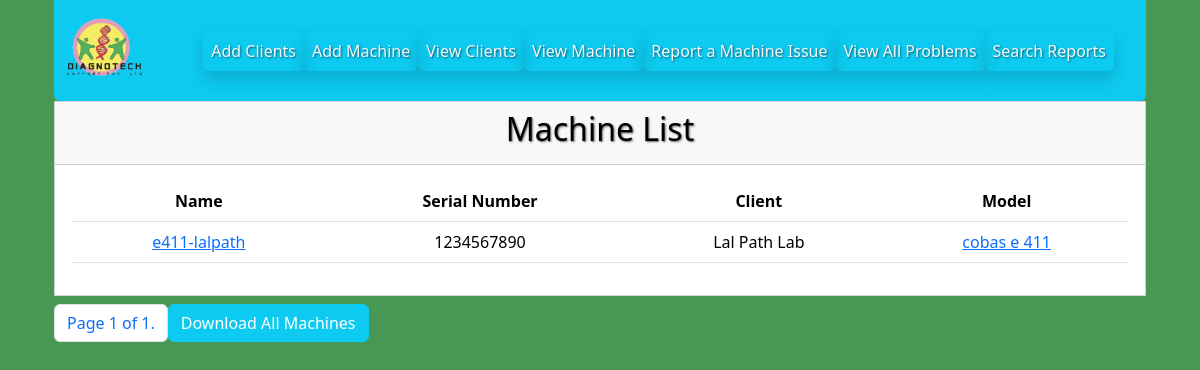
Screenshot of /machines/ (signed in) with the database file from the repository.
### digidiagno/models/machinemodel.py (models this page shows, shortened)
class MachineModel(models.Model):
        machine_name = models.CharField( max_length=50, unique=True)
        machine_serial_number = models.CharField(max_length=50, unique=True)
        client = models.ForeignKey(ClientModel, null=True, blank=True, related_name='machine', on_delete=models.CASCADE)
        model = models.CharField(max_length=100, choices=status_choices, default='Processing')
        install_location = models.CharField(max_length=50, null=True, blank=True)
        class Meta:
            ordering = ['-id']

### digidiagno/models/clientmodel.py (models this page shows, shortened)
class ClientModel(models.Model):
    client_name = models.CharField( max_length=50)
    client_address = models.CharField( max_length=50)
    client_contact = models.CharField( max_length=50)
    contact_number = models.CharField(max_length=50, blank=True, null=True)
    contact_email = models.CharField(max_length=50, blank=True, null=True)
    warranty_amc_status = models.CharField(max_length=50, choices=choice, blank=True, null=True)
    class Meta:
            ordering = ['-id']
    def __str__(self):
                return self.client_name

### digidiagno/views/machineview.py (the view)
# urls.py: path('machines/', MachineView.view_machine, name='view_machine'),
    @login_required
    def view_machine(request):
       machine =  MachineModel.objects.all()
       paginator = Paginator(machine,25)
       page_number = request.GET.get('page')
       page_obj = paginator.get_page(page_number)
       return render(request, 'view_machine.html', {'machine':page_obj, 'page_obj':page_obj})

### digidiagno/templates/view_machine.html (shortened to what this page needs)
    {% extends 'base.html' %}
    {% block content %}
    {% if user.is_authenticated %}
    {% include "header.html" %}
    {% else %}
    <p>You are not logged in! Please login first</p>
    <a href="{% url 'login' %}"><button>
        Go To Login
    </button></a>
    {% endif %}
        <div class="container">
            <div class="row justify-content-center">
                <div class="col-12">
                    <div class="card text-center rounded-0 ">
                        <div class="card-header text-black"> <h2 class="h2 text-black">Machine List</h2></div>
                        <div class="card-body table-responsive">
                                <table class="table" >
                                    <tr>
                                        <th>Name</th>
                                        <th>Serial Number</th>
                                        <th>Client</th>
                                        <th>Model</th>
                                    </tr>
                                {% for x in machine %}
                                        <tr>
                                        <td>
                                            <a href="{% url 'machine_by_id' machine_id=x.id %}">
                                                {{ x.machine_name }}
                                            </a>
                                        </td>
                                        <td>{{ x.machine_serial_number}}</td>
                                        <td>{{ x.client}}</td>
                                        <td> <a href="{% url 'problem_by_machine_model' x.model%}">
                                            {{ x.model }}
                                        </a></td>
                                        </tr>
            {% endfor %}
        </table>
        </div>
        </div>
        </div>
        </div>
        <div class="row">
            <div class="col-lg-12">
                <div class="d-flex mt-2 .justify-content-end">
                    <nav aria-label="Page navigation example">
                        <ul class="pagination">
                          <li class="page-item"><a class="page-link" href="#">
                            Page {{ page_obj.number }} of {{ page_obj.paginator.num_pages }}.
                        </a></li>
                        </ul>
                      </nav>
                <a href="{%  url 'export_all_machines' %}" mx-auto><button class="btn btn-info mx-auto text-white h-auto" >
                    Download All Machines
                  </button></a></div>
            </div>
        </div>
        </div>
        {% endblock %}

### staticfiles/css/custom.css (style rules this page uses)
body { background-color: #489755 !important; }
h1,h2 { color: aliceblue; text-shadow: 1px 1px 2px rgba(0, 0, 0, 0.60) !important; }
table { color:white; }

### rows the page displays
MachineModel: machine_name "e411-lalpath", machine_serial_number "1234567890", client "Lal Path Lab", model "cobas e 411"

### other values shown
{{ page_obj.number }} "1"
{{ page_obj.paginator.num_pages }} "1"
